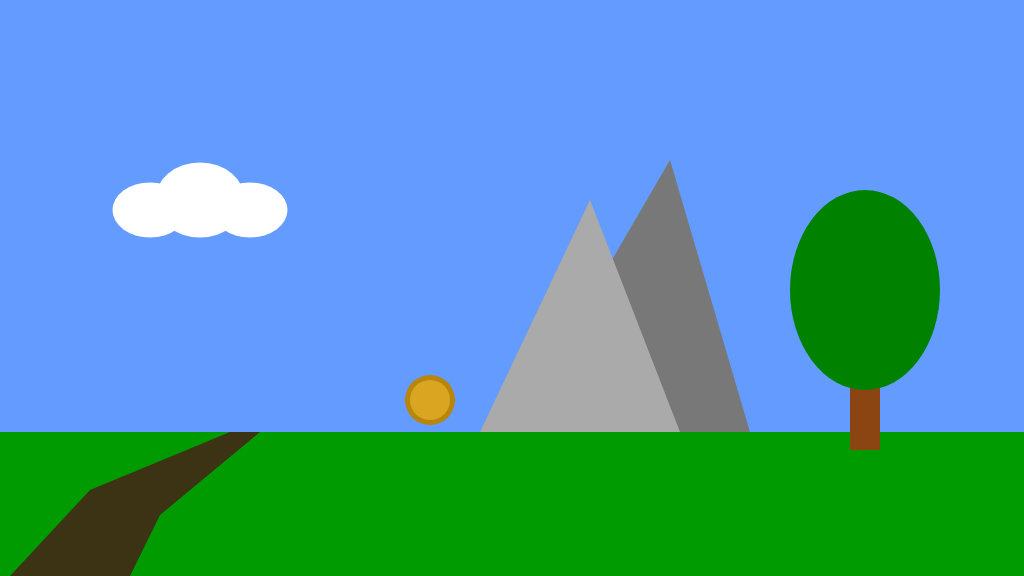
Frame 1 (no input)
Frame 60 (no input): identical to frame 1, image omitted
Frame 120 (the mouse pressed at the canvas centre since frame 60): identical to frame 1, image omitted

The p5.js sketch that drew this single still picture (run headless with seeded random() and noise() and a simulated clock; from frame 60 on, the mouse is pressed at the canvas centre):

// p5.js sketch
// ── sketch.js
/*

The Game Project

1 - Background Scenery

Use p5 drawing functions such as rect, ellipse, line, triangle and
point to draw the scenery as set out in the code comments. The items
should appear next to the text titles.

Each bit of scenery is worth two marks:

0 marks = not a reasonable attempt
1 mark = attempted but it's messy or lacks detail
2 marks = you've used several shape functions to create the scenery

I've given titles and chosen some base colours, but feel free to
imaginatively modify these and interpret the scenery titles loosely to
match your game theme.


WARNING: Do not get too carried away. If you're shape takes more than 5 lines
of code to draw then you've probably over done it.


*/

function setup()
{
	createCanvas(1024, 576);
    
}

function draw()
{
    
	background(100, 155, 255); //fill the sky blue

	noStroke();
	fill(0,155,0);
	rect(0, 432, 1024, 144); //draw some green ground

	//1. a cloud in the sky
	//... add your code here

	noStroke();
	fill(255);
	ellipse(200, 200, 90, 75);
    ellipse(150, 210, 75, 55);
    ellipse(250, 210, 75, 55);

	//2. a mountain in the distance
	//... add your code here

	noStroke();
	fill(120);
	triangle(512, 432, 670, 160, 750, 432);
    fill(170);
	triangle(480, 432, 590, 200, 680, 432);


	//3. a tree
	//... add your code here

	noStroke();
	fill(139, 69, 19);
	rect(850, 270, 30, 180);
    fill(0, 130, 0)
    ellipse(865, 290, 150, 200);
    

	//4. a canyon
	//NB. the canyon should go from ground-level to the bottom of the screen

	//... add your code here

	noStroke();
	fill(60, 50, 20);
	beginShape();
        vertex(230, 432);
        vertex(260, 432);
        vertex(160, 515);
        vertex(130, 576);
        vertex(10, 576);
        vertex(90, 490);
    endShape();
    
    
    

	//5. a collectable token - eg. a jewel, fruit, coins
	//... add your code here

	noStroke();
	fill(184, 134, 11);
	ellipse(430, 400, 50, 50);
    fill(218, 165, 32);
	ellipse(430, 400, 40, 40);
}
